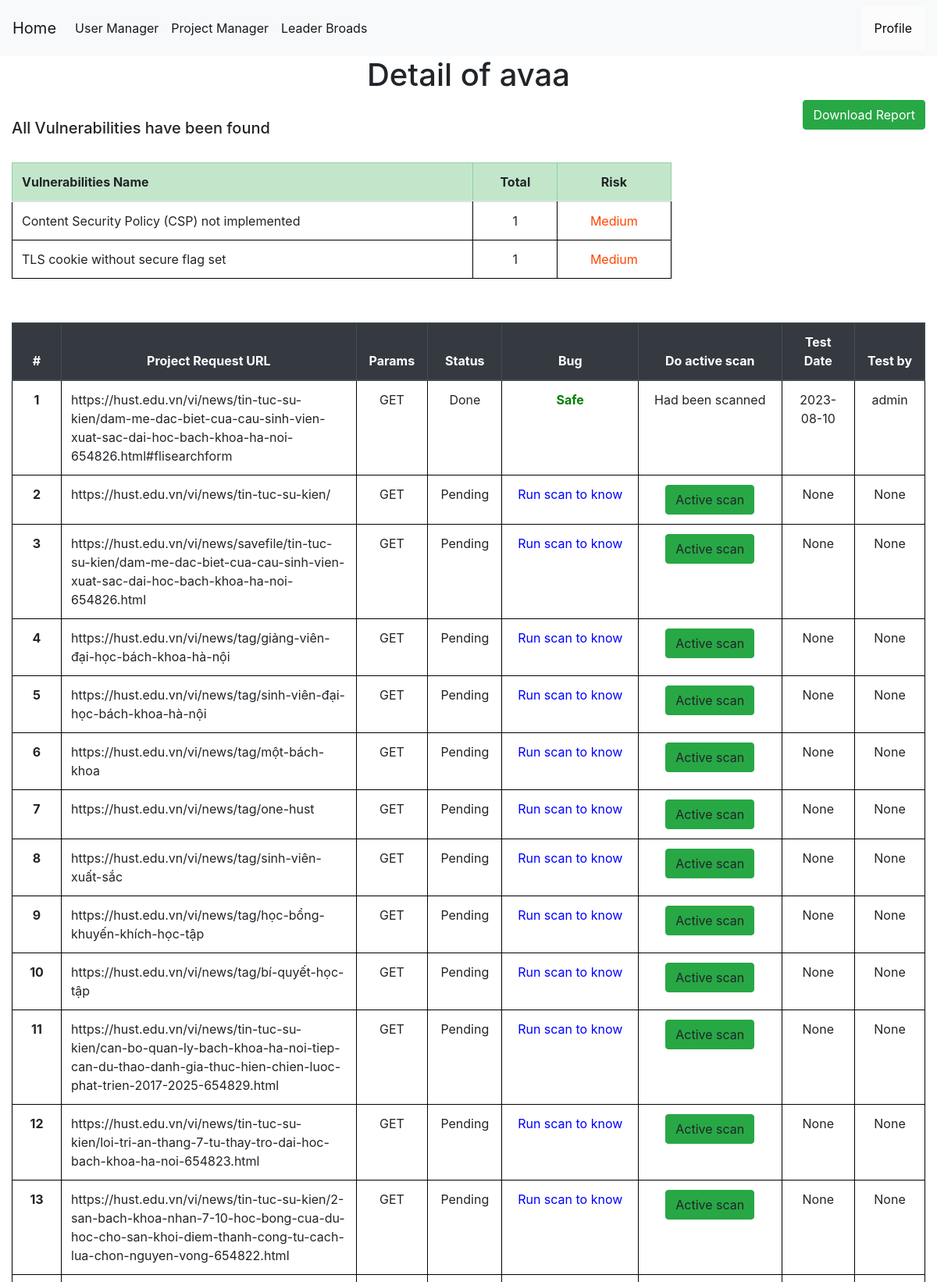
Page /project-detail/4 (signed in, upper part) on the committed database.
### tables this page shows
CREATE TABLE projects (
    projectid INTEGER PRIMARY KEY AUTOINCREMENT,
    projectname TEXT NOT NULL,
    startdate date NOT NULL,
    enddate date,
    vunls int,
    target text not null,
    securitylevel TEXT,
    manager TEXT ,
    pentester TEXT ,
    status TEXT NOT NULL,
    create_by INTEGER ,
    isspider INTEGER DEFAULT 0,
    login INTEGER NOT NULL,
    isconfig INTEGER NOT NULL DEFAULT 0,
    FOREIGN KEY (pentester) REFERENCES users(username) ON DELETE CASCADE
    FOREIGN KEY (manager) REFERENCES users(username) ON DELETE CASCADE
    FOREIGN KEY (create_by) REFERENCES users(userid) ON DELETE CASCADE
);

CREATE TABLE bugs (
    bugid INTEGER PRIMARY KEY AUTOINCREMENT,
    requestid INTEGER NOT NULL,
    name TEXT NOT NULL,
    bugurl TEXT NOT NULL,
    method TEXT NOT NULL,
    cweid TEXT NOT NULL,
    confidence TEXT NOT NULL,
    description TEXT NOT NULL,
    solution TEXT NOT NULL,
    risk TEXT NOT NULL,
    reference TEXT NOT NULL DEFAULT NONE,
    other TEXT NOT NULL DEFAULT NONE,
    pentester TEXT,
    FOREIGN KEY (pentester) REFERENCES users(username) ON DELETE CASCADE
    FOREIGN KEY (requestid) REFERENCES requests(requestid) ON DELETE CASCADE
);

CREATE TABLE requests (
    requestid INTEGER PRIMARY KEY AUTOINCREMENT,
    projectid INTEGER NOT NULL,
    requesturl TEXT NOT NULL,
    status TEXT NOT NULL,
    bug TEXT,
    isscan INTEGER,
    haveparam TEXT,
    pentester TEXT,
    testdate DATE,
    FOREIGN KEY (pentester) REFERENCES users(username) ON DELETE CASCADE
    FOREIGN KEY (projectid) REFERENCES projects(projectid) ON DELETE CASCADE
);

### app.py (the view)
@app.route('/project-detail/<int:id>', methods=('GET', 'POST'))
def project_detail(id):
    msg = ''
    conn = get_db_connection()
    if session["userid"] == None:
        return redirect(url_for('login'))
    currentuser = get_current_user()
    project = conn.execute('SELECT * FROM projects WHERE projectid = ?',(id,)).fetchone()
    if currentuser["username"] != project["pentester"]:
        if currentuser["username"] == project["manager"]:
            print("")
        elif currentuser["role"] == 'Administrator':
            print("")
        else:
            return render_template('403.html',)
    conn = get_db_connection()
    users = conn.execute('SELECT * FROM users',).fetchall()
    havebugs = conn.execute('SELECT * FROM requests,bugs WHERE requests.requestid = bugs.requestid AND projectid = ? AND bugs.requestid in (SELECT requestid FROM bugs) GROUP BY bugs.requestid',(id,)).fetchall()
    requests = conn.execute('SELECT * FROM requests WHERE projectid = ?',(id,)).fetchall()
    total = conn.execute('SELECT count(requestid) FROM requests WHERE projectid = ?',(id,)).fetchone()
    totalrequest = total["count(requestid)"]
    done = conn.execute('SELECT count(requestid) FROM requests WHERE status = ? AND projectid = ?',("Done",id,)).fetchone()
    donerequest = done["count(requestid)"]
    remain = total["count(requestid)"] - done["count(requestid)"]
    if remain == 0 and totalrequest != 0:
        updateprj = conn.execute('UPDATE projects SET status = ?,enddate= ? WHERE projectid = ?',("Done",datetime.today().strftime('%Y-%m-%d'),id,))
    conn.commit()
    bugs = conn.execute('SELECT bugs.name,count(bugid),risk FROM requests,bugs WHERE requests.requestid = bugs.requestid AND projectid = ? GROUP BY bugs.name',(id,)).fetchall()
    conn.commit()
    conn.close()
    return render_template('project_detail.html',bugs=bugs,currentuser=currentuser,havebugs=havebugs,users=users,project=project,totalrequest=totalrequest,donerequest=donerequest,remain=remain,requests=requests,msg=msg)

### app.py (called while the page is built)
def get_db_connection():
    conn = sqlite3.connect('database.db')
    conn.row_factory = sqlite3.Row
    return conn

def get_current_user():
    userid = session["userid"]
    conn = get_db_connection()
    user = conn.execute('SELECT * FROM users WHERE userid = ?',(userid,)).fetchone()
    conn.commit()
    conn.close()
    return user

### templates/project_detail.html (shortened to what this page needs)
{% extends 'base.html' %}
{% block content %}
    <center><h1>{% block title %} Detail of {{project.projectname}}  {% endblock %}</h1></center>
    <a href="{{ url_for('download_report',id= project.projectid)}}" class="btn btn-success" style="float: right;" role="button" aria-pressed="true">Download Report</a>
<br>
    <div style="display: flex;justify-content: center;">
      <div style ="flex:1">
          <h5>All Vulnerabilities have been found</h5></br>
            <table class="table">
              <thead class="table-success">
                <tr>
                  <th style="width: 70%;"><a>Vulnerabilities Name</a></th>
                  <th style="text-align: center" ><a>Total</a></th>
                  <th style="text-align: center" ><a>Risk</a></th>
                </tr>
              </thead>
              <tbody>
                <tr>
                  {% for bug in bugs  %}
                  <tr>
                      <td style="width: 70%;">{{bug.name}}</td>
                      <td style="text-align: center">{{bug['count(bugid)']}}</td>
                      {% if bug.risk == 'Critical' %}
                      <td style="text-align: center" style="color: red"><a style="color:purple">{{bug.risk}}</a></td>
                      {% elif bug.risk == 'High' %}
                      <td style="text-align: center" style="color: red"><a style="color:Red">{{bug.risk}}</a></td>
                      {% elif bug.risk == 'Medium' %}
                      <td style="text-align: center" style="color: red"><a style="color:orangered">{{bug.risk}}</a></td>
                      {% elif bug.risk == 'Low'%}
                      <td style="text-align: center" style="color: red"><a style="color:green">{{bug.risk}}</a></td>
                      {% elif bug.risk == 'Informational'%}
                      <td style="text-align: center" style="color: red"><a style="color:lightblue">{{bug.risk}}</a></td>
                      {% endif %}
                  </tr>
                  {% endfor %}
                </tr>
              </tbody>
            </table>
        </div>
        <link rel= "stylesheet" type= "text/css" href= "{{ url_for('static',filename='css/showuser.css') }}">
        <link rel= "stylesheet" type= "text/css" href= "{{ url_for('static',filename='css/loading.css') }}">
    <div style ="flex:0.2">
    </div >
</div>
<br>
<div>
    <table class="table" style="width:100%">
        <thead class="thead-dark" style="width:100%">
          <tr>
            <th style="text-align: center" scope="col">#</th>
            <th style="text-align: center" style="width: 150px;">Project Request URL</th>
            <th style="text-align: center" cope="col">Params</th>
            <th style="text-align: center" scope="col">Status</th>
            <th style="text-align: center" scope="col">Bug</th>
            <th style="text-align: center" scope="col">Do active scan</th>
            <th style="text-align: center;width: 8%;" scope="col">Test Date</th>
            <th style="text-align: center" scope="col">Test by</th>
          </tr>
        </thead>
        <tbody>
        {% for request in requests %}
          <tr>
            <th style="text-align: center" class="counterCell"></th>
            <td style="width: 150px;">{{ request.requesturl }}</td>
            <td style="text-align: center" >{{ request.haveparam }}</td>
            <td style="text-align: center" >{{ request.status }}</td>
            {% if request.isscan == 1 %}
              {% if request.bug == "Bug Found"%}
            <th style="color:red;text-align: center;"scope="row"><a style="color:red" href="{{ url_for('bug_detail',id= request.requestid) }} ">{{ request.bug }}!</a></th>
              {% else %}
              <th style="text-align: center" style="color: red"scope="row"><a style="color:green">Safe</a></th>
              {% endif %}
            {% elif request.isscan != 1%}
              <td style="text-align: center"><a style="color:blue">Run scan to know</a></td>
            {% endif %}
            {% if request.isscan != 1 %}
            <td style="text-align: center" >
              <span style="float:center;">
              <a onclick="loadScreen({{request.requestid}})"class="btn btn-success">Active scan</a>
              </span>
            </td>
            {% else %}
            <td style="text-align: center" >
              <span style="float:center;">
              Had been scanned
              </span>
            </td>
            {% endif %}
            <td style="text-align: center">{{ request.testdate }}</td>
            <td style="text-align: center">{{ request.pentester }}</td>
          {% endfor %}
        </tbody>
      </table>
    </div>
{% endblock %}

### static/css/style.css (style rules this page uses)
table, th, td { border: 1px solid black; }
body { min-height: 100vh; height: 100%; margin: 0; z-index: 10; display: grid; grid-template-rows: auto 1fr auto; }
body { display: flex; flex-direction: column; }

### static/css/showuser.css (style rules this page uses)
table { counter-reset: tableCount; }
.counterCell:before { content: counter(tableCount); counter-increment: tableCount; }

### rows in the picture
projects: projectname "avaa"
bugs: name "Content Security Policy (CSP) not implemented", requestid "1", risk "Medium"
bugs: name "TLS cookie without secure flag set", bug "1", risk "Medium"
requests: requesturl "https://hust.edu.vn/vi/news/tin-tuc-su-kien/dam-me-dac-biet-cua-cau-sinh-vien-xuat-sac-dai-hoc-bach-khoa-ha-noi-654826.html#flisearchform", haveparam "GET", status "Done", isscan "Safe", testdate "2023-08-10", pentester "admin"
requests: requesturl "https://hust.edu.vn/vi/news/tin-tuc-su-kien/", haveparam "GET", status "Pending", isscan "Run scan to know", testdate "None", pentester "None"
requests: requesturl "https://hust.edu.vn/vi/news/savefile/tin-tuc-su-kien/dam-me-dac-biet-cua-cau-sinh-vien-xuat-sac-dai-hoc-bach-khoa-ha-noi-654826.html", haveparam "GET", status "Pending", isscan "Run scan to know", testdate "None", pentester "None"
requests: requesturl "https://hust.edu.vn/vi/news/tag/giảng-viên-đại-học-bách-khoa-hà-nội", haveparam "GET", status "Pending", isscan "Run scan to know", testdate "None", pentester "None"
requests: requesturl "https://hust.edu.vn/vi/news/tag/sinh-viên-đại-học-bách-khoa-hà-nội", haveparam "GET", status "Pending", isscan "Run scan to know", testdate "None", pentester "None"
requests: requesturl "https://hust.edu.vn/vi/news/tag/một-bách-khoa", haveparam "GET", status "Pending", isscan "Run scan to know", testdate "None", pentester "None"
requests: requesturl "https://hust.edu.vn/vi/news/tag/one-hust", haveparam "GET", status "Pending", isscan "Run scan to know", testdate "None", pentester "None"
requests: requesturl "https://hust.edu.vn/vi/news/tag/sinh-viên-xuất-sắc", haveparam "GET", status "Pending", isscan "Run scan to know", testdate "None", pentester "None"
requests: requesturl "https://hust.edu.vn/vi/news/tag/học-bổng-khuyến-khích-học-tập", haveparam "GET", status "Pending", isscan "Run scan to know", testdate "None", pentester "None"
requests: requesturl "https://hust.edu.vn/vi/news/tag/bí-quyết-học-tập", haveparam "GET", status "Pending", isscan "Run scan to know", testdate "None", pentester "None"
requests: requesturl "https://hust.edu.vn/vi/news/tin-tuc-su-kien/can-bo-quan-ly-bach-khoa-ha-noi-tiep-can-du-thao-danh-gia-thuc-hien-chien-luoc-phat-trien-2017-2025-654829.html", haveparam "GET", status "Pending", isscan "Run scan to know", testdate "None", pentester "None"
requests: requesturl "https://hust.edu.vn/vi/news/tin-tuc-su-kien/loi-tri-an-thang-7-tu-thay-tro-dai-hoc-bach-khoa-ha-noi-654823.html", haveparam "GET", status "Pending", isscan "Run scan to know", testdate "None", pentester "None"
requests: requesturl "https://hust.edu.vn/vi/news/tin-tuc-su-kien/2-san-bach-khoa-nhan-7-10-hoc-bong-cua-du-hoc-cho-san-khoi-diem-thanh-cong-tu-cach-lua-chon-nguyen-vong-654822.html", haveparam "GET", status "Pending", isscan "Run scan to know", testdate "None", pentester "None"
